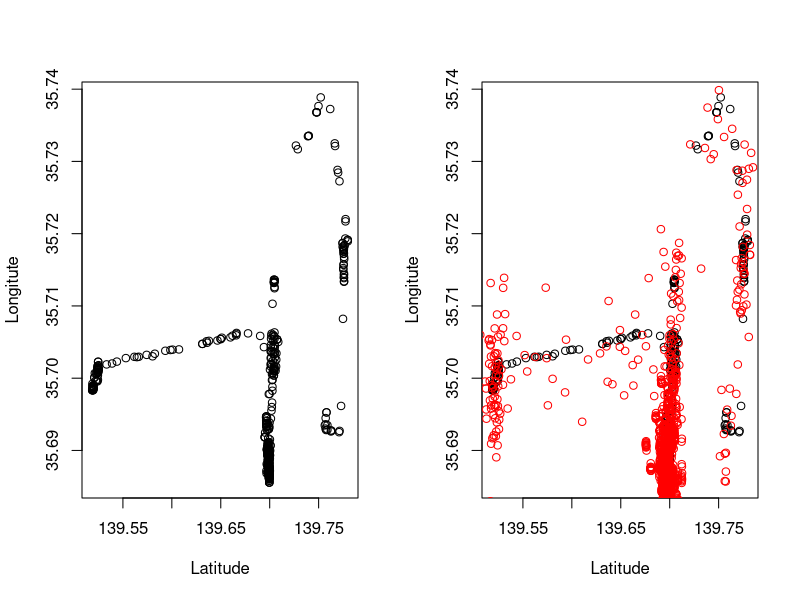

Reproduce this figure in R.
coordinates = read.csv("tokyo-lon-lat.csv",header = FALSE, sep = ",")

par(mfrow=c(1, 2))
plot(coordinates, xlab = "Latitude", ylab = "Longitute")

variance = 0.075
noise = matrix(rnorm(n = 100, mean = 0, sd = variance ^ 2), ncol = 2)

newPoints = coordinates + noise 

plot(coordinates, xlab = "Latitude", ylab = "Longitute")
points(newPoints, col="red")